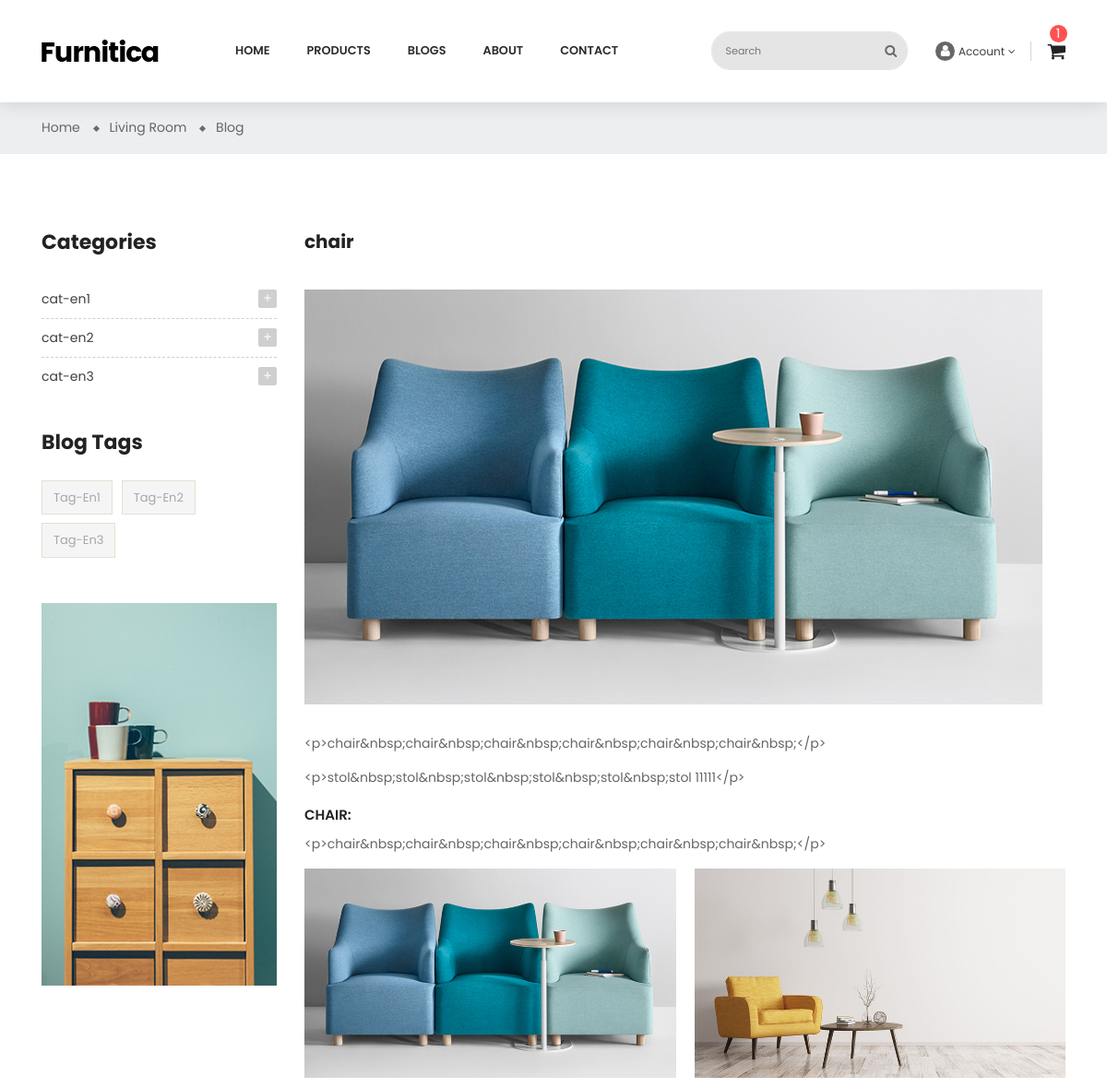
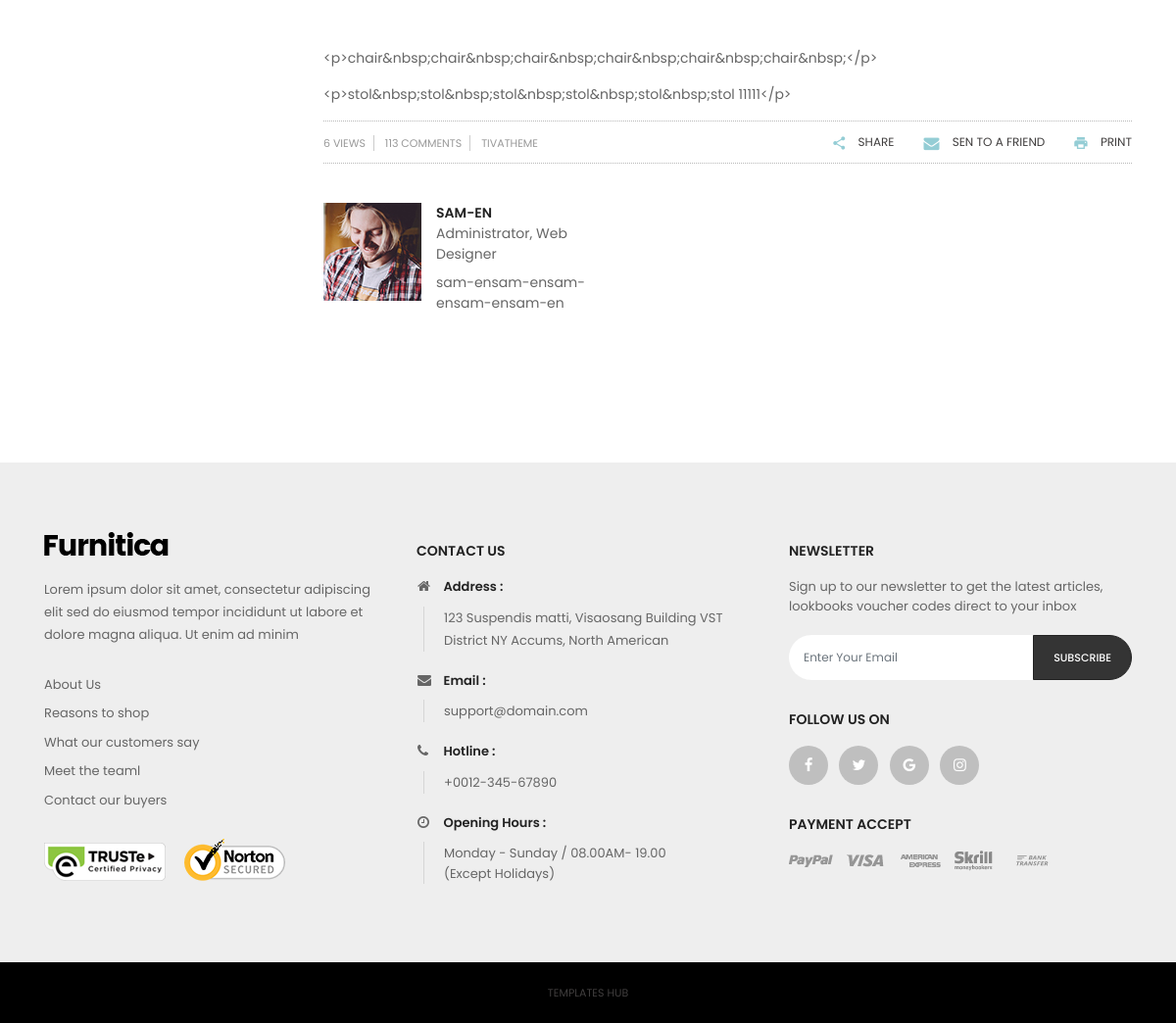
The app's page /en/blogs/3/ with its own data (2 pictures, top to bottom).
### apps/blogs/models.py (models this page shows, shortened)
class BlogCategoryModel(BaseModel):
    title = models.CharField(max_length=128)
    class Meta:
        verbose_name = 'Blog category'
        verbose_name_plural = 'Blog categories'

class BlogTagModel(BaseModel):
    title = models.CharField(max_length=128)
    class Meta:
        verbose_name = 'Blog tag'
        verbose_name_plural = 'Blog tags'

class BlogModel(BaseModel):
    class BlogStatus(models.TextChoices):
        DRAFT = 'DRAFT'
        PUBLISHED = 'PUBLISHED'
        DELETED = 'DELETED'
    image1 = models.ImageField(upload_to='blog-post/')
    image2 = models.ImageField(upload_to='blog-post/')
    title = models.CharField(max_length=128)
    content1 = RichTextUploadingField()
    content2 = RichTextUploadingField()
    views_count = models.PositiveIntegerField(default=1)
    status = models.CharField(
        max_length=20,
        choices=BlogStatus,
        default=BlogStatus.DRAFT
    )
    author = models.ForeignKey(
        BlogAuthorModel,
        on_delete=models.CASCADE,
        related_name='blogs'
    )
    category = models.ManyToManyField(
        BlogCategoryModel,
        related_name='blogs'
    )
    tag = models.ManyToManyField(
        BlogTagModel,
        related_name='blogs'
    )
    class Meta:
        verbose_name = 'Blog'
        verbose_name_plural = 'Blogs'

class BlogAuthorModel(BaseModel):
    full_name = models.CharField(max_length=128)
    avatar = models.ImageField(
        upload_to='blog-author/'
    )
    bio = models.CharField(max_length=256)
    class Meta:
        verbose_name = 'Blog author'
        verbose_name_plural = 'Blog authors'

### apps/blogs/views.py (the view)
# urls.py: path('<int:pk>/',views.blogs_detail_view,name='detail'),
def blogs_detail_view(request,pk):
    try:
        blogs = BlogModel.objects.get(id=pk)
    except BlogModel.DoesNotExist:
        return render(request,'404.html')
    categories = BlogCategoryModel.objects.all()
    tags = BlogTagModel.objects.all()
    context = {
        "blog":blogs,
        "categories": categories,
        "tags": tags,
    }
    return render(
        request,'blog-detail.html',
        context
    )

### apps/pages/templatetags/my_tags.py (called while the page is built)
@register.simple_tag
def get_full_url(request, lang):
    path = request.path.split('/')
    path[1] = lang
    return '/'.join(path)

### templates/blog-detail.html (shortened to what this page needs)
{% extends 'layout/base.html' %}
{% load static %}
{% load i18n %}
{% block id %}id="blog-detail" class="blog"{% endblock %}
{% block content %}
    <div class="main-content">
        <div id="wrapper-site">
            <div id="content-wrapper">
                <div id="main">
                    <div class="page-home">
                        <nav class="breadcrumb-bg">
                            <div class="container no-index">
                                <div class="breadcrumb">
                                    <ol>
                                        <li>
                                            <a href="{% url 'pages:home' %}">
                                                <span>{% trans 'Home' %}</span>
                                            </a>
                                        </li>
                                        <li>
                                            <a href="{% url 'products:grid' %}">
                                                <span>{% trans 'Living Room' %}</span>
                                            </a>
                                        </li>
                                        <li>
                                            <a href="{% url 'blogs:list' %}">
                                                <span>{% trans 'Blog' %}</span>
                                            </a>
                                        </li>
                                    </ol>
                                </div>
                            </div>
                        </nav>
                        <div class="container">
                            <div class="content">
                                <div class="row">
                                    <div class="sidebar-3 sidebar-collection col-lg-3 col-md-3 col-sm-4">
                                        <div class="sidebar-block">
                                            <div class="title-block">{% trans 'Categories' %}</div>
                                            <div class="block-content">
                                                {% for cat in categories %}
                                                    <div class="cateTitle hasSubCategory open level1">
                                                    <span class="arrow collapsed collapse-icons" data-toggle="collapse" data-target="#livingroom" aria-expanded="false" role="status">
                                                        <i class="zmdi zmdi-plus"></i>
                                                    </span>
                                                    <a class="cateItem" href="#">{{ cat.title }}</a>
                                                </div>
                                                {% endfor %}
                                            </div>
                                        </div>
                                        <div class="sidebar-block product-tags">
                                            <div class="title-block">
                                                {% trans 'Blog Tags' %}
                                            </div>
                                            <div class="block-content">
                                                <ul class="listSidebarBlog list-unstyled">
                                                    {% for tag in tags %}
                                                        <li>
                                                        <a href="#" title="Show products matching tag Hot Trend">{{ tag.title }}</a>
                                                    </li>
                                                    {% endfor %}
                                                </ul>
                                            </div>
                                        </div>
                                        <div class="sidebar-block group-image-special">
                                            <div class="effect">
                                                <a href="#">
                                                    <img class="img-fluid" src="{% static 'img/blog/advertising.jpg' %}" alt="banner-2" title="banner-2">
                                                </a>
                                            </div>
                                        </div>
                                    </div>
                                    <div class="col-sm-8 col-lg-9 col-md-9 flex-xs-first main-blogs">
                                        <h3>{{ blog.title }}</h3>
                                        <div class="hover-after">
                                            <img src="{{ blog.image1.url }}" alt="img" class="img-fluid">
                                        </div>
                                        <div class="late-item">
                                            <p>{{ blog.content1 }}</p>
                                            <p>
                                                {{ blog.content2 }}
                                            </p>
                                            <p class="content-title">{{ blog.title }}:</p>
                                            <p>
                                                {{ blog.content1 }}
                                            </p>
                                            <div class="spacing-10 group-image-special">
                                                <div class="container">
                                                    <div class="row">
                                                        <div class="col-lg-6 col-md-6 p-left">
                                                            <div class="effect">
                                                                <img class="img-fluid" src="{{ blog.image1.url }}" alt="banner-1" title="banner-1">
                                                            </div>
                                                        </div>
                                                        <div class="col-lg-6 col-md-6 p-right">
                                                            <div class="effect">
                                                                <img class="img-fluid" src="{{ blog.image2.url }}" alt="banner-2" title="banner-2">
                                                            </div>
                                                        </div>
                                                    </div>
                                                </div>
                                            </div>
                                            <p>
                                                {{ blog.content1 }}
                                            </p>
                                            <p>
                                               {{ blog.content2 }}
                                            </p>
                                            <div class="border-detail">
                                                <p class="post-info float-left">
                                                    <span>{{ blog.views_count }} views</span>
                                                    <span>113 Comments</span>
                                                    <span>TIVATHEME</span>
                                                </p>
                                                <div class="btn-group">
                                                    <a href="#">
                                                        <i class="zmdi zmdi-share"></i>
                                                        <span>Share</span>
                                                    </a>
                                                    <a href="#" class="email">
                                                        <i class="fa fa-envelope" aria-hidden="true"></i>
                                                        <span>{% trans 'SEN TO A FRIEND' %}</span>
                                                    </a>
                                                    <a href="#" class="print">
                                                        <i class="zmdi zmdi-print"></i>
                                                        <span>{% trans 'Print' %}</span>
                                                    </a>
                                                </div>
                                            </div>
                                        </div>
                                        <div class="admin">
                                            <img src="{% static 'img/blog/user.jpg' %}" alt="img" class="float-left right">
                                            <div class="info">
                                                <p>
                                                    <a href="#">
                                                        <span class="content-title">
                                                            {{ blog.author.full_name }}
                                                        </span>
                                                    </a>
                                                    <span>{% trans 'Administrator, Web Designer' %}</span>
                                                </p>
                                                <p class="descript">
                                                    {{ blog.author.bio }}
                                                </p>
                                            </div>
                                        </div>
                                    </div>
                                </div>
                            </div>
                        </div>
                    </div>
                </div>
            </div>
        </div>
    </div>
{% endblock %}

### records on screen
BlogCategoryModel: title "cat-en1"
BlogCategoryModel: title "cat-en2"
BlogCategoryModel: title "cat-en3"
BlogTagModel: title "Tag-En1"
BlogTagModel: title "Tag-En2"
BlogTagModel: title "Tag-En3"
BlogModel: title "chair", image1 (picture), content1 "<p>chair&nbsp;chair&nbsp;chair&nbsp;chair&nbsp;chair&nbsp;chair&nbsp;</p>", content2 "<p>stol&nbsp;stol&nbsp;stol&nbsp;stol&nbsp;stol&nbsp;stol 11111</p>", title "CHAIR", image2 (picture), views_count "6", author.full_name "SAM-EN", author.bio "sam-ensam-ensam-ensam-ensam-en"
